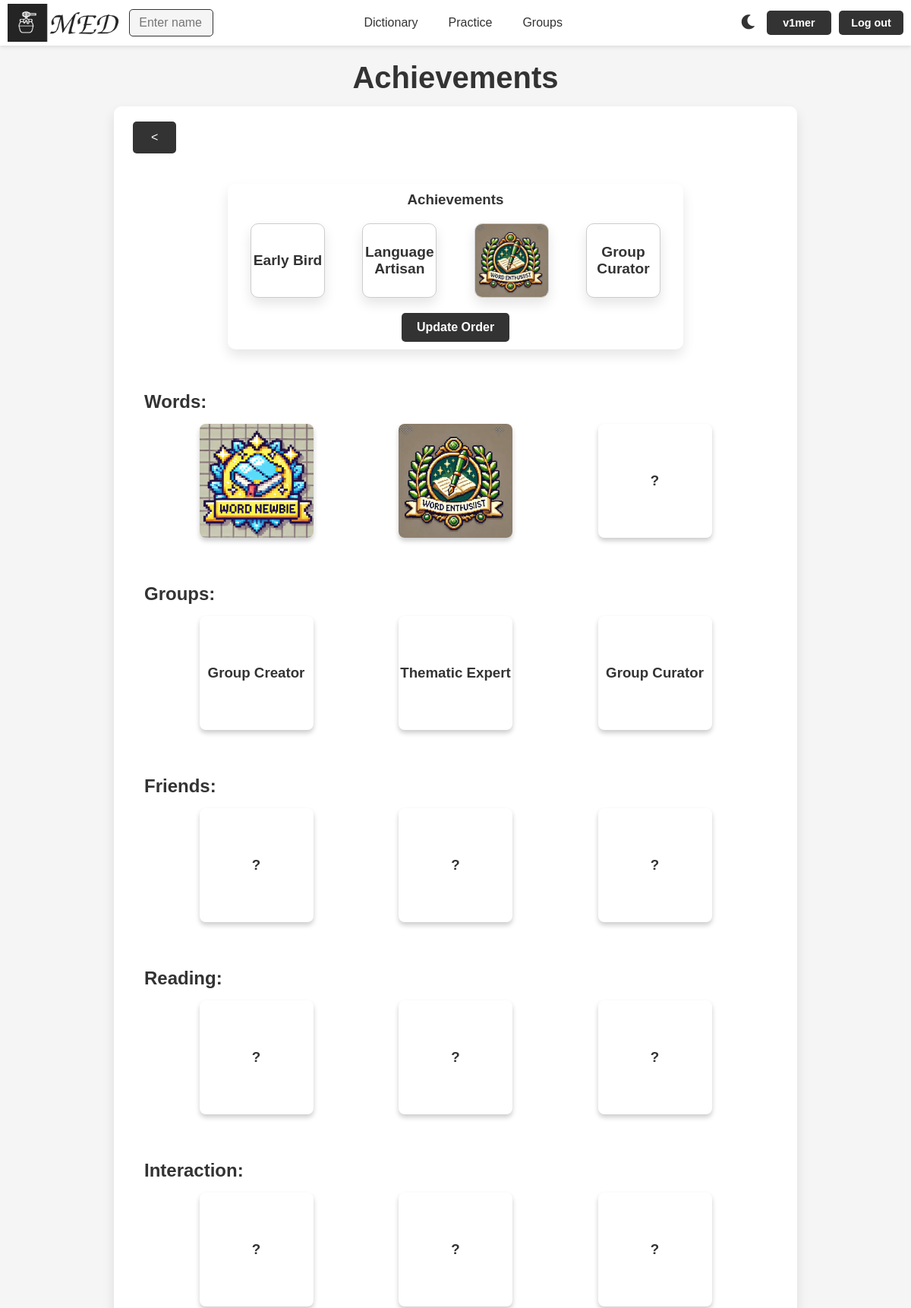
/achievement/ (signed in, upper part), run on an earlier commit of the app's database.
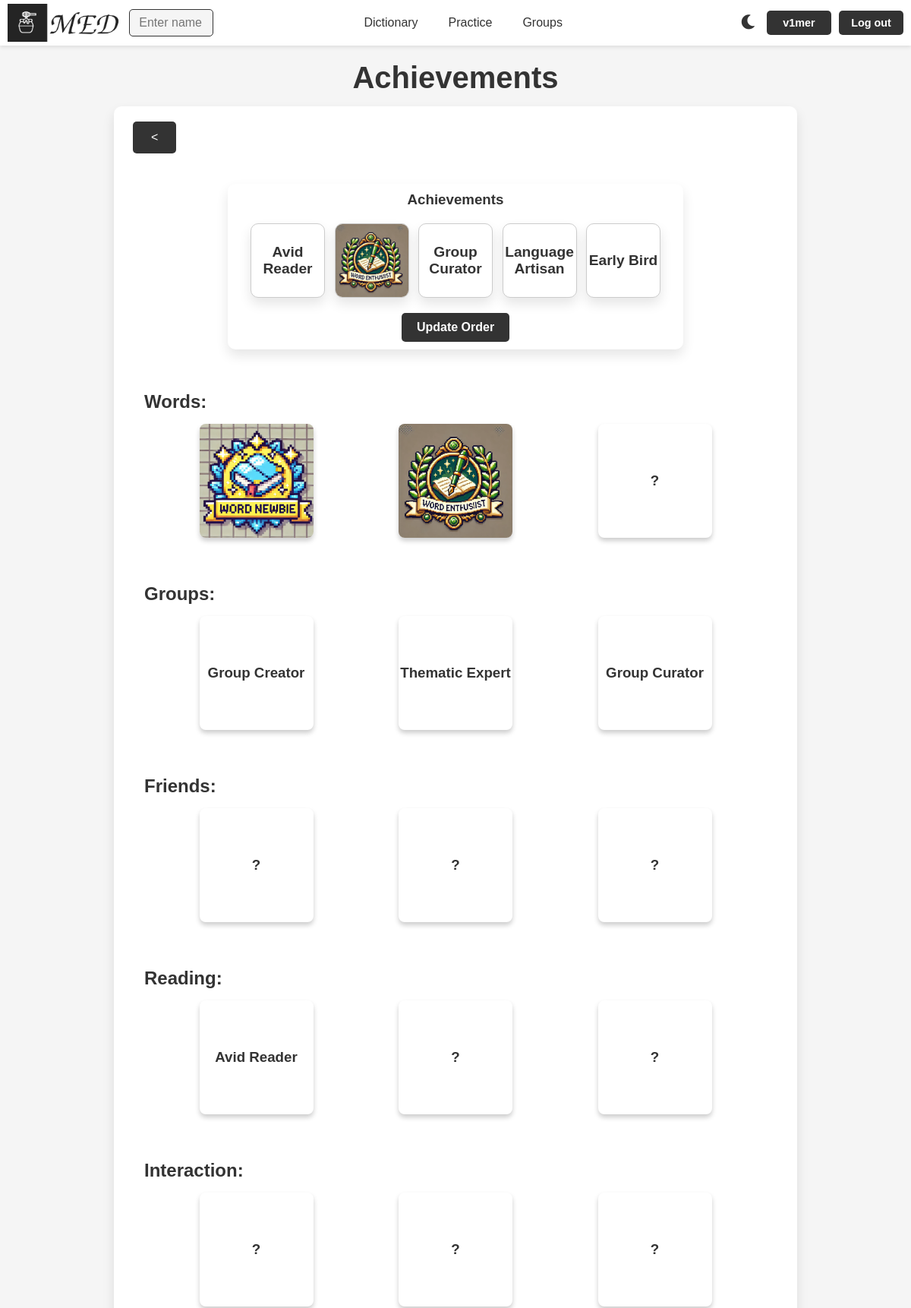
And on a later commit of the database.
### med/models.py (models this page shows, shortened)
class UserAchievement(models.Model):
    user = models.ForeignKey(User, on_delete=models.CASCADE)
    achievement = models.ForeignKey(Achievement, on_delete=models.CASCADE)
    time_get = models.DateTimeField(auto_now_add=True)
    class Meta:
        ordering = ['-time_get']
        indexes = [
            models.Index(fields=['-time_get'])
        ]

class Achievement(models.Model):
    ACH_TYPE_CHOICES = [
        ('1', 'Words'),
        ('2', 'Groups'),
        ('3', 'Friends'),
        ('4', 'Reading'),
        ('5', 'Interaction'),
        ('6', 'Content Quality'),
        ('7', 'Special')
    ]
    name = models.CharField(max_length=100)
    description = models.TextField()
    requirements = models.TextField(blank=True)
    level = models.PositiveIntegerField()
    icon = models.ImageField(upload_to='achievements/', blank=True)
    ach_type = models.CharField(max_length=20, choices=ACH_TYPE_CHOICES)
    def get_icon_url(self):
        if self.icon:
            return f'/media/achievements/{self.icon.name.split("/")[-1]}'
        return self.name

### med/views.py (the view)
# urls.py: path('achievement/', views.achievement_view, name='achievement'),
def achievement_view(request):
    user_profile = UserProfile.objects.get(user=request.user)
    if request.method == 'POST':
        order = request.POST.get('word_stat_order')
        if order:
            user_profile.achicment_order = order
            user_profile.chenged_order = True
            user_profile.save()
    achivments = {}
    for ach in Achievement.objects.all():
        achivments[ach.ach_type] = achivments.get(ach.ach_type, []) + [ach]
    for ach_type in list(achivments.keys()):
        achivments[Achievement.ACH_TYPE_CHOICES[int(ach_type) - 1][1]] = achivments.pop(ach_type)
    type_list = [ach[1] for ach in Achievement.ACH_TYPE_CHOICES]
    user_achivments = UserAchievement.objects.filter(user=request.user).values_list('achievement__name', flat=True)
    biggest_level_each_type = {}
    for ach_type in Achievement.ACH_TYPE_CHOICES[:6]:
        ach = Achievement.objects.filter(
            ach_type=ach_type[0],
            userachievement__user=request.user
        ).order_by('-level').first()
        if ach:
            biggest_level_each_type[ach_type[1]] = ach.level
    for ach_type, ach_list in achivments.items():
        for ach in ach_list:
            if ach_type == 'Special':
                if ach.name not in user_achivments:
                    ach.name = "?"
                    ach.description = f"???"
                continue
            if ach.level > biggest_level_each_type.get(ach_type, 0):
                ach.name = "?"
                if ach.level == biggest_level_each_type.get(ach_type, 0) + 1:
                    ach.description = ach.requirements
                else:
                    ach.description = "???"
    if user_profile.chenged_order:
        achievements_order = user_profile.achicment_order.strip('[]').replace('"', '').split(",")
        order = [int(i) for i in achievements_order]
        profile_achievements = UserAchievement.objects.filter(
            user=request.user,
            id__in=achievements_order
        ).order_by(Case(*[When(id=id, then=pos) for pos, id in enumerate(order)]))
    else:
        profile_achievements = UserAchievement.objects.filter(user=request.user)[:5]
    return render(request, 'med/achievements.html', {
        'profile_achievements': profile_achievements,
        'achivments': achivments,
        'types': type_list,
        'user_achivments': user_achivments,
        'biggest_level_each_type': biggest_level_each_type,
    })

### med/templates/med/achievements.html (shortened to what this page needs)
{% extends "base.html" %}
{% load static %}
{% block content %}
<h1>Achievements</h1>
<div class="word-list-container achievements-wrapper">
    <div class="buttons" style="display: flex; justify-content: space-between; align-items: center; width: 100%; margin-bottom: 20px;">
        <div style="margin-right: auto;">
            <a href="{% url 'profile' request.user.username %}" class="buttons" style="display: inline-block; text-align: center;">&lt;</a>
        </div>
    </div>
    {% if profile_achievements %}
    <div class="achievements" style="display:flex; justify-items: center; justify-content: center;">
        <form id="achievements-form" method="post" action="{% url 'achievement' %}" style="margin: 20px 0px; padding: 10px;">
            <a href="{% url 'achievement' %}"><h3>Achievements</h3></a>
            <div class="achievements-container" id="sortable">
                {% for achievement in profile_achievements %}
                {% if achievement.achievement.icon %}
                        <img draggable="true" data-id="{{ achievement.id }}" class="achievement-block achievement-icon prof_ach_ic" src="{{ achievement.achievement.get_icon_url }}" alt="Achievement icon">
                {% else %}
                <div class="achievement-block" data-id="{{ achievement.id }}" draggable="true">
                        <h4 class="achievement-title">{{ achievement.achievement.name }}</h4>
                </div>
                {% endif %}
                {% endfor %}
            </div>
            <div class="buttons">
                <a onclick="document.getElementById('achievements-form').submit(); return false;">Update Order</a>
            </div>
        </form>
    </div>
    {% endif %}
    <div class="achievements-grid">
        {% for ach_type, ach_list in achivments.items %}
            <div class="achievement-category">
                <h2 class="category-title">{{ ach_type }}:</h2>
                <div class="achievement-list">
                    {% for ach in ach_list %}
                        <div class="achievement-card">
                            {% if ach.icon and ach.name != '?' %}
                                <img class="achievement-icon" src="{{ ach.get_icon_url }}" alt="Achievement icon">
                            {% else %}
                                <h3 class="achievement-title">{{ ach.name }}</h3>
                            {% endif %}
                        </div>
                    {% endfor %}
                </div>
            </div>
        {% endfor %}
    </div>
</div>
{% endblock %}

What changed in the data, as far as the page shows it:
added UserAchievement: achievement.name "Avid Reader"
shown differently, row unchanged: UserAchievement "Language Artisan": moves down the list
shown differently, row unchanged: UserAchievement "Early Bird": moves down the list
computed for Achievement: name "?" → "Avid Reader"
